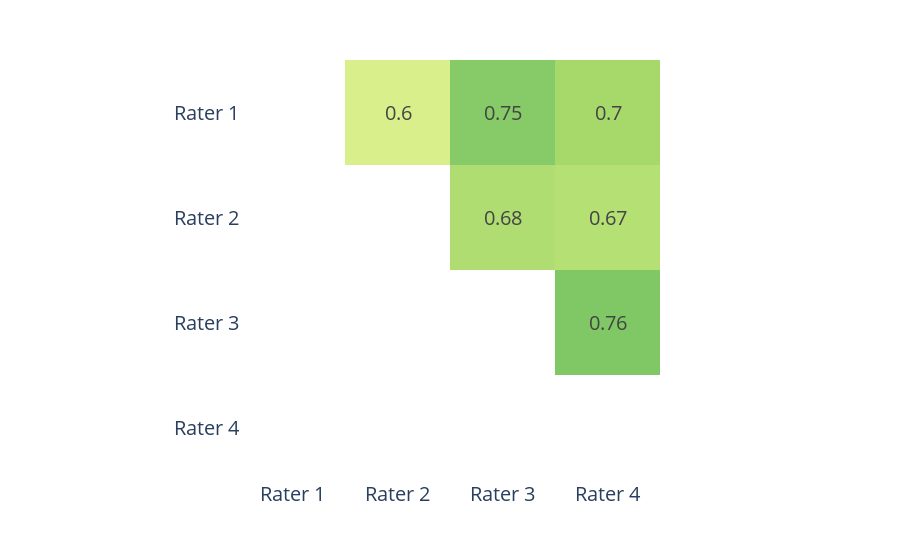

Notebook cell for this chart:
### Code cell
import plotly.express as px
N=4
kappa_coefs = [[kappa(ratings.iloc[:,i+1], ratings.iloc[:,j+1]) for j in range(N) ] for i in range (N)]
kappa_coefs = [[None, 0.6, 0.75, 0.7], [None, None, 0.68, 0.67], [None, None, None, 0.76], [None, None, None, None]]
fig = px.imshow(kappa_coefs, text_auto=True, labels=dict(color="Kappa coefficient"),
                x=['Rater 1', 'Rater 2', 'Rater 3', 'Rater 4'],
                y=['Rater 1', 'Rater 2', 'Rater 3', 'Rater 4'],
                color_continuous_scale='RdYlGn',range_color=(0,1)
                )
fig.update_layout({
"plot_bgcolor": "rgba(0, 0, 0, 0)",
"paper_bgcolor": "rgba(0, 0, 0, 0)",
"font": dict(size=20)
})
fig.update_coloraxes(showscale=False)
fig.show()

### Figure 1 — Plotly figure (JSON) as saved in the notebook; plotly's stock layout.template omitted (floating-point values rounded to 4 significant figures)
{"data": [{"coloraxis": "coloraxis", "hovertemplate": "x: %{x}<br>y: %{y}<br>Kappa coefficient: %{z}<extra></extra>", "name": "0", "texttemplate": "%{z}", "type": "heatmap", "x": ["Rater 1", "Rater 2", "Rater 3", "Rater 4"], "xaxis": "x", "y": ["Rater 1", "Rater 2", "Rater 3", "Rater 4"], "yaxis": "y", "z": [[null, 0.6, 0.75, 0.7], [null, null, 0.68, 0.67], [null, null, null, 0.76], [null, null, null, null]]}], "layout": {"coloraxis": {"cmax": 1, "cmin": 0, "colorbar": {"title": {"text": "Kappa coefficient"}}, "colorscale": [[0, "rgb(165,0,38)"], [0.1, "rgb(215,48,39)"], [0.2, "rgb(244,109,67)"], [0.3, "rgb(253,174,97)"], [0.4, "rgb(254,224,139)"], [0.5, "rgb(255,255,191)"], [0.6, "rgb(217,239,139)"], [0.7, "rgb(166,217,106)"], [0.8, "rgb(102,189,99)"], [0.9, "rgb(26,152,80)"], [1, "rgb(0,104,55)"]], "showscale": false}, "font": {"size": 20}, "margin": {"t": 60}, "paper_bgcolor": "rgba(0, 0, 0, 0)", "plot_bgcolor": "rgba(0, 0, 0, 0)", "xaxis": {"anchor": "y", "constrain": "domain", "domain": [0, 1], "scaleanchor": "y"}, "yaxis": {"anchor": "x", "autorange": "reversed", "constrain": "domain", "domain": [0, 1]}}}
